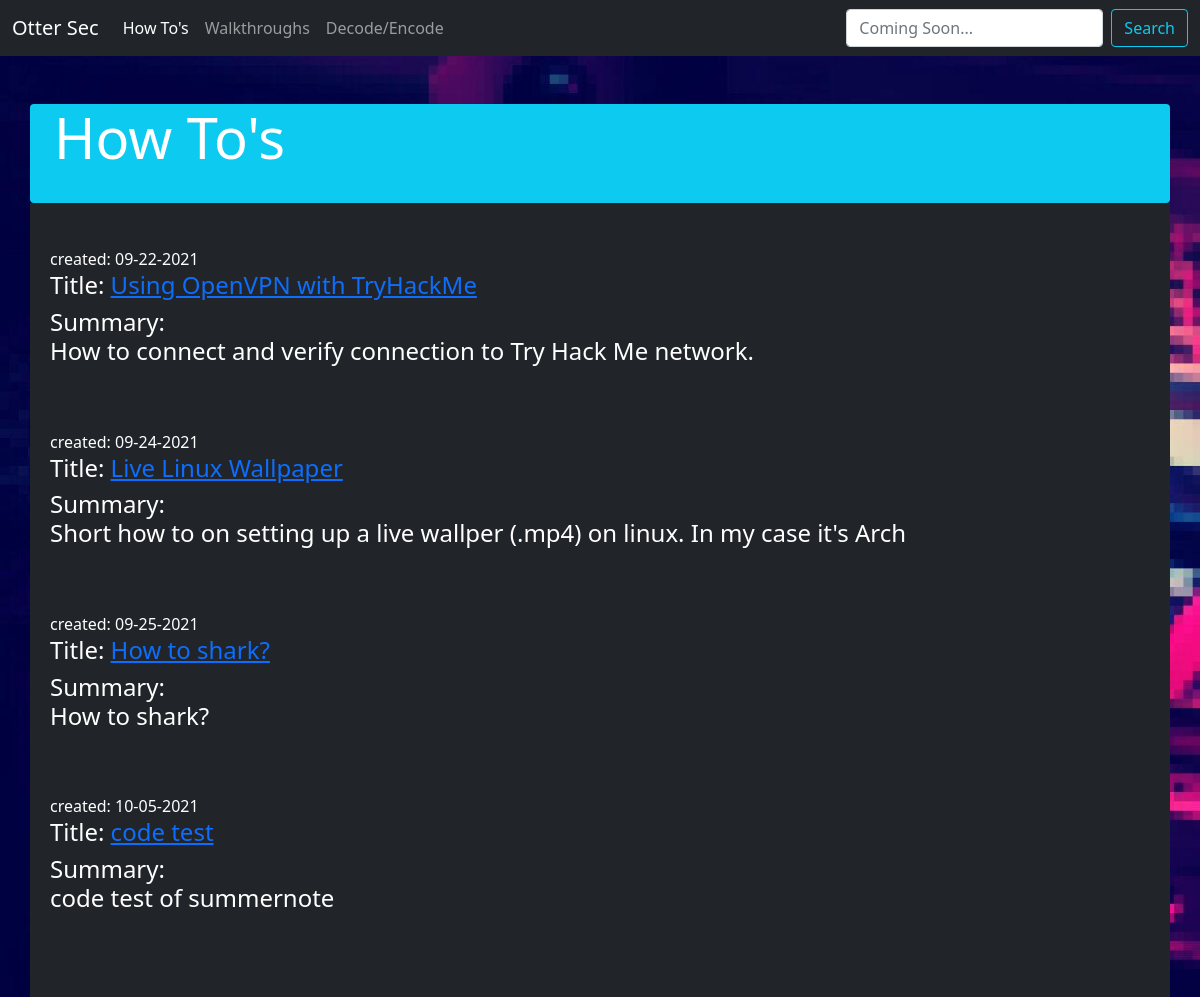
/how-to/, run on the app's committed database.
### how_to/models.py (models this page shows, shortened)
class HTModel(models.Model):
    author = models.ForeignKey(settings.AUTH_USER_MODEL, on_delete=models.CASCADE)
    summary = models.TextField()
    title = models.CharField(max_length=200)
    text = models.TextField()
    image = models.ImageField(blank=True, upload_to='blog_images')
    created_date = models.DateTimeField(default=timezone.now)
    class Meta:
        ordering = ('-created_date',)
    class Meta:
        verbose_name = 'How to Post'

### how_to/views.py (the view)
# urls.py: path('', views.how_to, name='how_to'),
def how_to(request):
    ht_posts = HTModel.objects.filter(created_date__lte=timezone.now()).order_by('created_date')
    return render(request, "how_to.html", {'ht_posts': ht_posts})

### templates/how_to.html
{% extends "base.html" %}
{% block content %}
<br>
<br>
<div class="jumbotron container rounded bg-info text-white">
    <div class="container">
      <h1 class="display-4">How To's</h1>
     <br>
    </div>
  </div>
  <div class="jumbotron bg-dark container text-white" style="padding: 20px;">
<br>
{% for post in ht_posts %}
        <div>
        <time>created: {{ post.created_date|date:"m-d-Y" }}</time>
        <h4>Title: <a href="{% url 'ht_post_detail' pk=post.pk %}">{{ post.title|safe }}</a></h4>
        <h4>Summary: {{ post.summary|safe }}</h4>
    </div>
    <br>
    <br>
{% endfor %}
</div>
 {% endblock %}

### data on the page
HTModel: created_date "09-22-2021", title "Using OpenVPN with TryHackMe", summary "How to connect and verify connection to Try Hack Me network."
HTModel: created_date "09-24-2021", title "Live Linux Wallpaper", summary "Short how to on setting up a live wallper (.mp4) on linux. In my case it's Arch"
HTModel: created_date "09-25-2021", title "How to shark?", summary "How to shark?"
HTModel: created_date "10-05-2021", title "code test", summary "code test of summernote"
